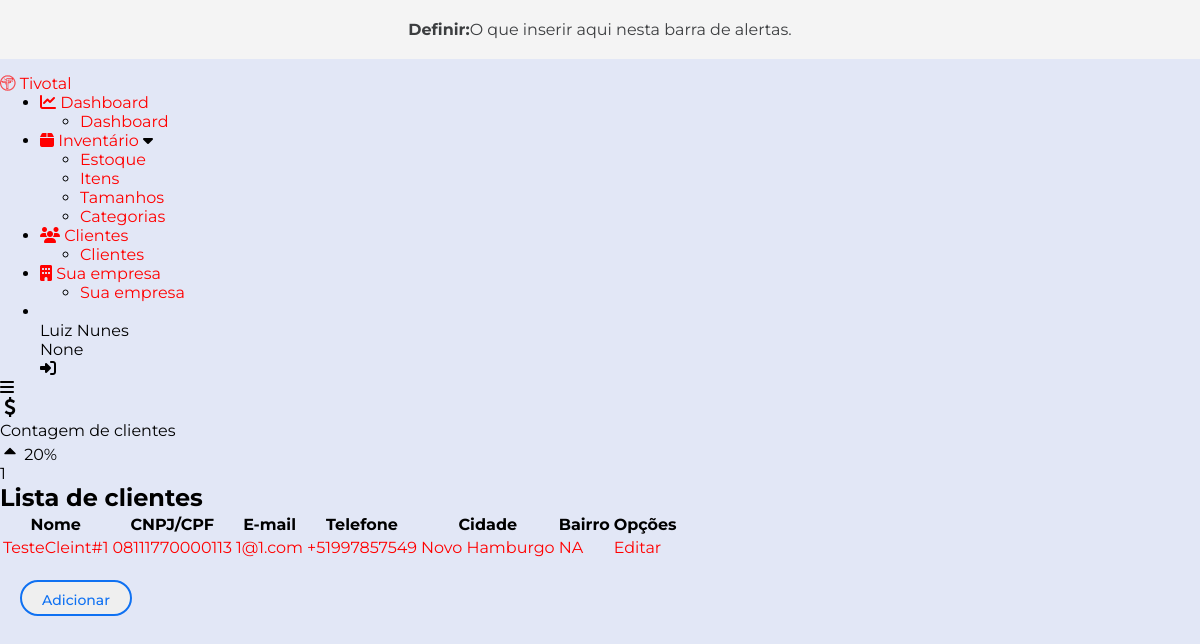
The app's page /clients/ (signed in), older data.
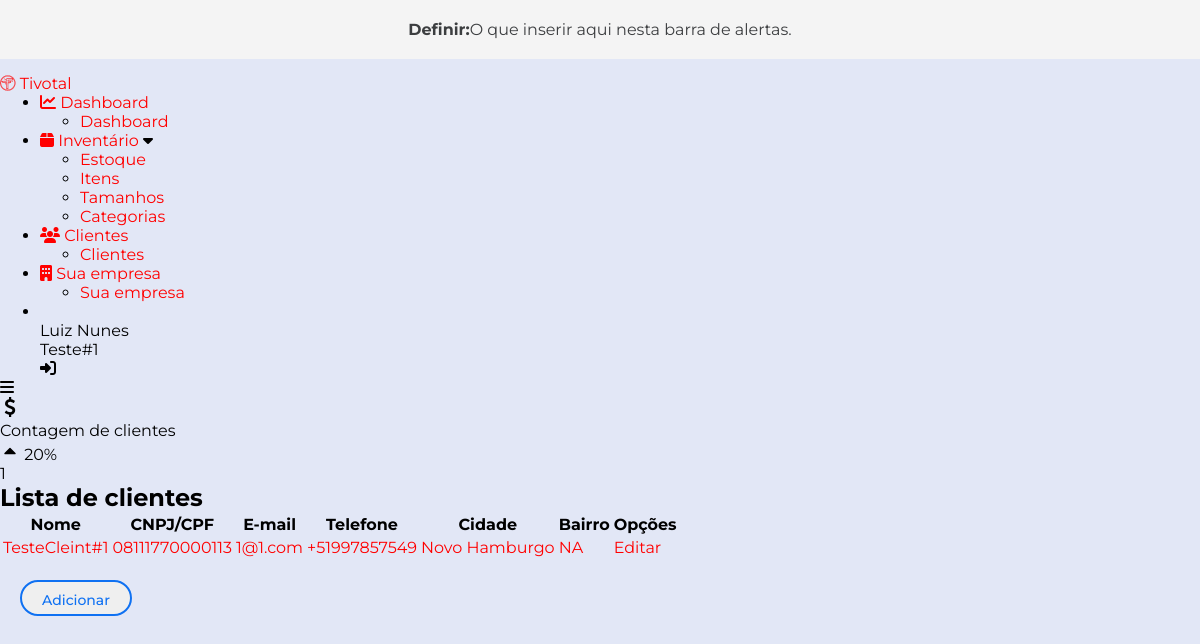
The same page, newer data.
### accounts/models.py (models this page shows, shortened)
class User(AbstractBaseUser):
    email = models.EmailField(max_length=255, unique=True)
    full_name = models.CharField(max_length=255, blank=True)
    active = models.BooleanField(default=True)
    staff = models.BooleanField(default=False)
    admin = models.BooleanField(default=False)
    timestamp = models.DateTimeField(auto_now_add=True)
    seller = models.BooleanField(default=True)
    manager = models.BooleanField(default=False)
    company = models.ForeignKey(Company, null=True, blank=True, on_delete=models.CASCADE)
    USERNAME_FIELD = 'email'
    REQUIRED_FIELDS = ['full_name']
    objects = UserManager()
    def get_split_name(self): # Return the firstname of the user
        split_name = self.full_name.split(' ')
        return split_name
    @property
    def is_active(self):
        return self.active

### companies/models.py (models this page shows)
class Company(models.Model):
    company_name = models.CharField(max_length=255)
    cnpj = CNPJField(masked=False)
    address = models.CharField(max_length=255)
    cep = BRPostalCodeField(null=True, blank=True)
    city = models.CharField(max_length=255)
    neighborhood = models.CharField(max_length=255)
    logo = models.ImageField(upload_to='user_files', null=True, blank=True)
    bio = models.TextField(null=True, blank=True)
    def __str__(self):
        return self.company_name

### clients/views.py (the view)
# urls.py: path('', views.list_clients, name='list_clients'),
@login_required
def list_clients(request):
    clients = Client.objects.filter(user=request.user)
    client_count = Client.objects.filter(user=request.user).count()
    return render(request, 'list_clients.html', {'clients': clients,
                                                       'client_count': client_count})

### clients/templates/list_clients.html (shortened to what this page needs)
{% extends 'base.html' %}
{% block main %}
<div class="card">
    <div class="title">
        <span>
        </span>
        <p class="title-text">
            Contagem de clientes
        </p>
        <p class="percent">
           <svg xmlns="http://www.w3.org/2000/svg" viewBox="0 0 1792 1792" fill="currentColor" height="20" width="20">
                <path d="M1408 1216q0 26-19 45t-45 19h-896q-26 0-45-19t-19-45 19-45l448-448q19-19 45-19t45 19l448 448q19 19 19 45z">
                </path>
            </svg> 20%
        </p>
    </div>
    <div class="data">
        <p>
            {{ client_count }}
        </p>
    </div>
</div>
    <div>
        <div>
            <h2>Lista de clientes</h2>
            <table>
                <thead>
                    <tr>
                        <th>Nome</th>
                        <th>CNPJ/CPF</th>
                        <th>E-mail</th>
                        <th>Telefone</th>
                        <th>Cidade</th>
                        <th>Bairro</th>
                        <th>Opções</th>
                    </tr>
                </thead>
                <tbody>
                    {% for client in clients %}
                            <tr>
                                <td>
                                    <a href="{% url 'detail_client' client.id %}">{{ client.client_name }}</a>
                                </td>
                                <td>
                                    {% if client.cnpj %}
                                        <a href="{% url 'detail_client' client.id %}">{{ client.cnpj }}</a>
                                    {% elif client.cpf %}
                                        <a href="{% url 'detail_client' client.id %}">{{ client.cpf }}</a>
                                    {% endif %}
                                </td>
                                <td>
                                    <a href="{% url 'detail_client' client.id %}">{{ client.email_primary }}</a>
                                </td>
                                <td>
                                    <a href="{% url 'detail_client' client.id %}">{{ client.phone_primary }}</a>
                                </td>
                                <td>
                                    <a href="{% url 'detail_client' client.id %}">{{ client.city }}</a>
                                </td>
                                <td>
                                    <a href="{% url 'detail_client' client.id %}">{{ client.neighborhood }}</a>
                                </td>
                                <td>
                                    <a href="{% url 'edit_client' client.id %}">
                                        Editar
                                    </a>
                                </td>
                            </tr>
                        {% endfor %}
                </tbody>
            </table>
            <a href="{% url 'create_client' %}" class="new-client-icon">
                <button class="cbtn primary">Adicionar cliente</button>
            </a>
        </div>
    </div>
{% endblock %}

### templates/base.html (shortened to what this page needs)
<!DOCTYPE html>
{% load static %}
<html lang="en">
<head>
  <link
    rel="stylesheet"
    href="https://cdnjs.cloudflare.com/ajax/libs/font-awesome/6.2.1/css/all.min.css"
  />
  <link rel="stylesheet" href="{% static 'css/style.css' %}">
</head>
<body>
<div class="alertbar">
  <b>Definir: </b> O que inserir aqui nesta barra de alertas.
</div>
    <div class="container">
      <div class="sidebar close">
        <div class="logo">
          <a href="{% url 'list_clients' %}"><i class="fab fa-trade-federation"></i></a>
          <a href="{% url 'list_clients' %}"><span class="logo-name">Tivotal</span></a>
        </div>
        <ul class="nav-list">
          <li>
            <a href="#">
              <i class="fa-solid fa-chart-line"></i>
              <span class="link-name">Dashboard</span>
            </a>
            <ul class="sub-menu blank">
              <li><a href="#" class="link-name">Dashboard</a></li>
            </ul>
          </li>
          <li>
            <div class="icon-link">
              <a href="#">
                <i class="fa-solid fa-box"></i>
                <span class="link-name">Inventário</span>
              </a>
              <i class="fas fa-caret-down arrow"></i>
            </div>
            <ul class="sub-menu">
              <li><a href="{% url 'list_stock' %}">Estoque</a></li>
              <li><a href="{% url 'list_items' %}" class="link-name">Itens</a></li>
              <li><a href="{% url 'list_sizes' %}">Tamanhos</a></li>
              <li><a href="{% url 'list_categories' %}">Categorias</a></li>
            </ul>
          </li>
          <li>
            <a href="#">
              <i class="fa-solid fa-users"></i>
              <span class="link-name">Clientes</span>
            </a>
            <ul class="sub-menu blank">
              <li><a href="#" class="link-name">Clientes</a></li>
            </ul>
          </li>
          <li>
            <a href="{% url 'detail_company' user.company.id %}">
              <i class="fa-solid fa-building"></i>
              <span class="link-name">Sua empresa</span>
            </a>
            <ul class="sub-menu blank">
              <li><a href="{% url 'detail_company' user.company.id %}" class="link-name">Sua empresa</a></li>
            </ul>
          </li>
          <li>
            <div class="profile-details">
              <div class="profile-content">
              </div>
              <div class="name-job">
                <div class="name">{{ user.get_split_name|first|title }} {{ user.get_split_name|last|title }}</div>
                <div class="job">{{ user.company }}</div>
              </div>
              <i class="fas fa-right-to-bracket"></i>
            </div>
          </li>
        </ul>
      </div>
      <div class="home-section">
        <div class="home-content">
          <i class="fas fa-bars"></i>
          {% block main %}
          {% endblock %}
        </div>
      </div>
    </div>
</body>
</html>

Row changes from the older to the newer data that the page shows:
changed User "Luiz": company "None" → "Teste#1"
